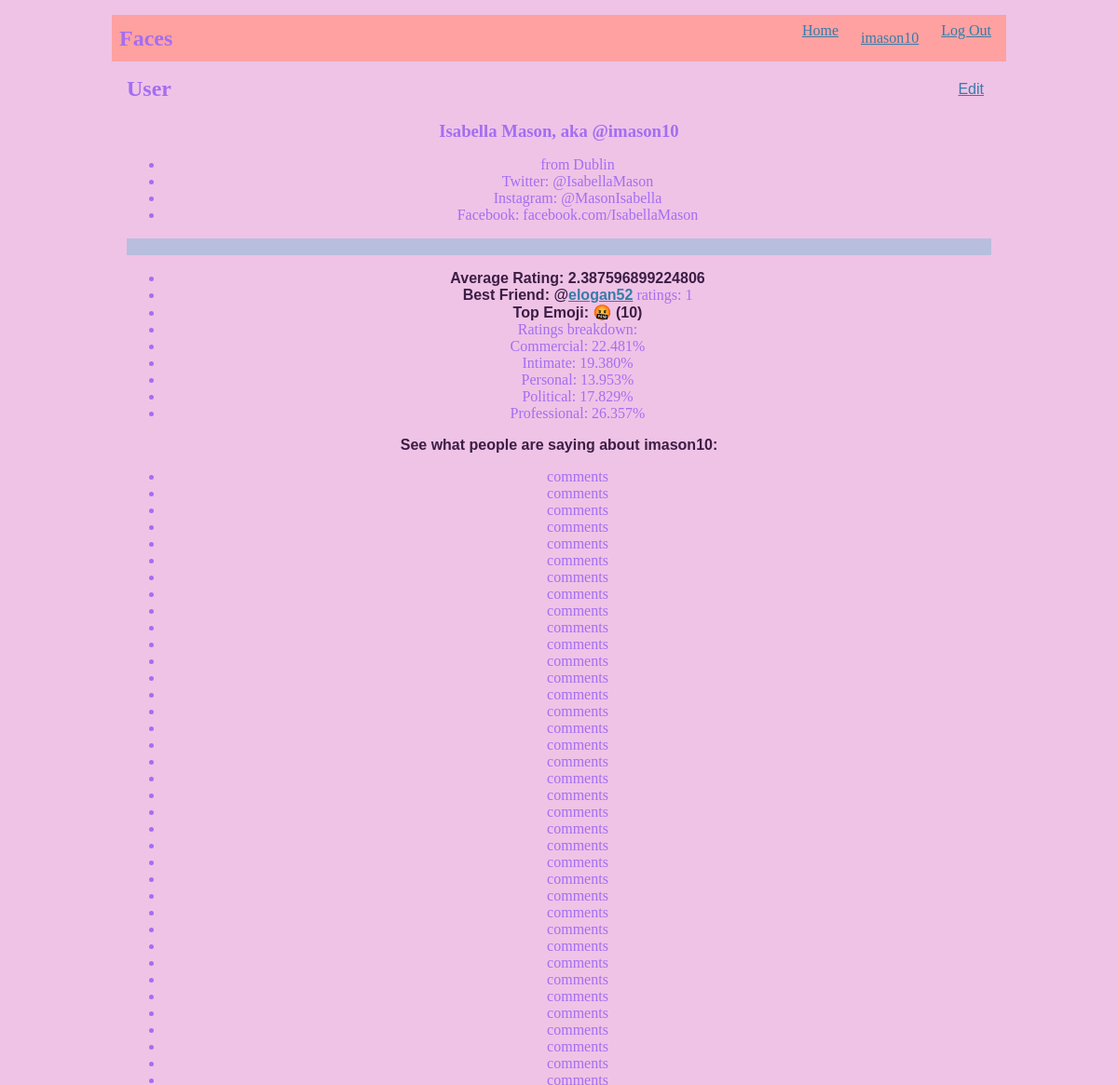
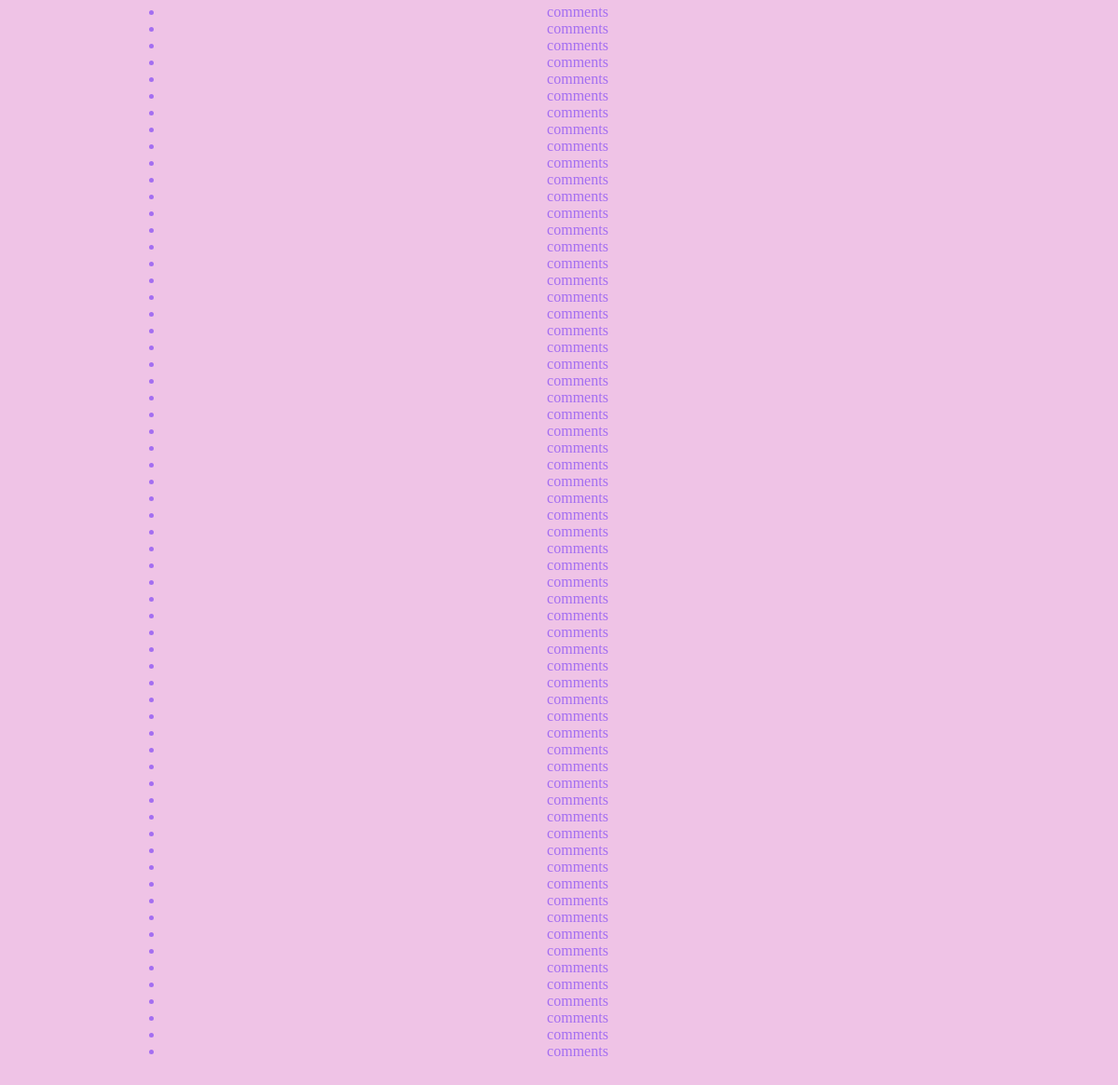
Page /user/imason10 (signed in) on the committed database (2 pictures, top to bottom).
### tables this page shows
CREATE TABLE Users(
        id VARCHAR(30) PRIMARY KEY NOT NULL,
        password VARCHAR(50) NOT NULL,
        name VARCHAR(100) NOT NULL,
        location VARCHAR(50),
        picture VARCHAR(100),
        twitter VARCHAR(30),
        insta VARCHAR(30),
        fb VARCHAR(30)
        );

CREATE TABLE Ratings(
        rating_id INT(10) PRIMARY KEY NOT NULL,
        user_id VARCHAR(30) NOT NULL,
        rating INT(11) NOT NULL,
        text VARCHAR(250),
        rater_id VARCHAR(30) NOT NULL,
        type VARCHAR(30) NOT NULL,
        time VARCHAR(30) NOT NULL,
        FOREIGN KEY (user_id) REFERENCES Users(id),
        FOREIGN KEY (rater_id) REFERENCES Users(id)
        );

### main_face.py (the view)
@app.route('/user/<username>', methods=('GET', 'POST'))
@login_required
def view_user(username):
    user = get_user(username)
    if user[0] == g.user[0]:
        ratings = facedb.get_ratings_by_person(db, username)
    else:
        ratings = None
    avg = facedb.get_avg_of_ratings(db, username)[0]
    breakdown = facedb.get_rating_percentage(db, username)
    bff = facedb.best_friend(db, username)
    comments = get_user_comments(username)
    emo = get_user_emoji(username)
    return render_template('profile/other.html', viewer=user, rates=ratings, avg=avg, bff=bff, breakdown=breakdown, comments=comments, emoji=emo)

### facesdb_7.py (called while the page is built)
def get_ratings(db, user_id):
    c = db.cursor()
    q = "SELECT * FROM Ratings WHERE user_id = ?"
    l = []
    c.execute(q, (user_id,))
    for _ in c:
        l.append(_)
    return l
    c.close()

def get_rating_percentage(db, id):
    c = db.cursor()
    id = (str(id), )
    q = "SELECT COUNT(type), type FROM Ratings WHERE user_id=? GROUP BY type"
    c.execute(q, id)
    d = {}
    total = 0
    for _ in c:
        d[_[1]] = _[0]
        total = total + _[0]
    c.close()
    for f in d:
        d[f] = d[f] / total
    return d

def get_avg_of_ratings(db, user, rating_type=None):
    c = db.cursor()
    q = "SELECT AVG(rating) FROM Ratings WHERE user_id=?"
    if rating_type != None:
        q += " AND type=?"
        c.execute(q, (user, rating_type))
    else:
        c.execute(q, (user,))
    x = c.fetchone()
    c.close()
    return x

def get_ratings_by_person(db, user):
    c = db.cursor()
    q = "SELECT * FROM Ratings WHERE rater_id=?"
    l = []
    c.execute(q, (user,))
    for _ in c:
        l.append(_)
    c.close()
    return l

def best_friend(db, user):
    ratings = get_ratings(db, user)
    ratings_by = get_ratings_by_person(db, user)
    bag = {}
    for r in ratings:
        if int(r[2]) >= 4 and r[5].lower() == 'intimate':
            if r[4] in bag:
                bag[r[4]] += 1
            else:
                bag[r[4]] = 1
    for r in ratings_by:
        if int(r[2]) >= 4 and r[5].lower() == 'intimate':
            if r[4] in bag:
                bag[r[4]] += 1
            else:
                bag[r[4]] = 1
    best = (0, "none")
    nbest = False
    for friend, interactions in bag.items():
        if interactions > best[0]:
            best = (interactions, friend)
        elif interactions == best[0]:
            nbest = best + (friend,)
    if nbest:
        return nbest
    else:
        return best

### main_face.py (called while the page is built)
@app.before_request
def load_logged_in_user():
    user_id = session.get('user_id')
    if user_id is None:
        g.user = None
    else:
        g.user = get_user(user_id)

def login_required(view):
    @functools.wraps(view)
    def wrapped_view(**kwargs):
        if g.user is None:
            return redirect(url_for('login'))
        return view(**kwargs)
    return wrapped_view

def get_user(username):
    user = db.execute(
            'SELECT * FROM Users WHERE id = ?',
            (username,)
        ).fetchone()
    return user

### templates/profile/other.html
{% extends 'base.html' %}
{% block header %}
  <h1>{% block title %}User{% endblock %}</h1>
  {% if g.user[0] == viewer[0] %}
    <a class="action" href="{{ url_for('edit_profile', username=viewer[0]) }}">Edit</a>
  {% endif %}
{% endblock %}
{% block content %}
    <article class="user">
      <header>
        <div>
          <h1>{{ viewer[2] }}, aka @{{ viewer[0] }}</h1>
          <div class="about">
            <ul>
              <li>from {{viewer[3]}}</li>
              <li>Twitter: {{viewer[5]}}</li>
              <li>Instagram: {{viewer[6]}}</li>
              <li>Facebook: {{viewer[7]}}</li>
            </ul>
          </div>
        </div>
      </header>
      <p class="body">
        <ul>
          <li><label>Average Rating: {{ avg }}</label></li>
          <li>
            <label>Best Friend: @<a href="{{ url_for('view_user', username=bff[1]) }}">{{ bff[1] }}</a></label>
                ratings: {{ bff[0] }}
          </li>
          <li>
            <label>Top Emoji: {{emoji[0]}} ({{emoji[1]}})</label>
          </li>
          <li>Ratings breakdown:
            {% for type in breakdown.keys() %}
            <li>{{type}}: {{('%.3f') % (breakdown[type] * 100)}}%</li>
            {% endfor %}
          </li>
        </ul>
        <div>
          <label>
            See what people are saying about {{viewer[0]}}:
          </label>
          <ul>
            {% for comment in comments %}
            <li>{{comment[0]}}</li>
            {% endfor %}
          </ul>
        </div>
      </p>
    </article>
{% endblock %}

### templates/base.html (shortened to what this page needs)
<!doctype html>
<link rel="stylesheet" href="{{ url_for('static', filename='style.css') }}">
<nav>
  <h1>Faces</h1>
  <ul>
    <li><a href="{{ url_for('index') }}">Home</a></li>
    {% if g.user %}
      <li><span><a href="{{ url_for('view_user', username=g.user[0]) }}">{{ g.user[0] }}</a></span></li>
      <li><a href="{{ url_for('logout') }}">Log Out</a>
    {% else %}
      <li><a href="{{ url_for('register') }}">Register</a>
      <li><a href="{{ url_for('login') }}">Log In</a>
    {% endif %}
  </ul>
</nav>
<section class="content">
  <header>
    {% block header %}{% endblock %}
  </header>
  {% block content %}{% endblock %}
</section>

### static/style.css (style rules this page uses)
h1 { font-family: serif; color: #a36ef1; margin: 1rem 0; }
a { color: #377ba8; }
nav { background: #ffa1a1; color: #3c1e45; display: flex; align-items: center; padding: 0 0.5rem; }
nav h1 { flex: auto; margin: 0; }
nav ul { display: flex; list-style: none; margin: 0; padding: 0; }
nav ul li a, nav ul li span, header .action { display: block; padding: 0.5rem; }
ul li { font-family: serif; color: #a36ef1; }
.content { padding: 0 1rem 1rem; }
.content > header { border-bottom: 1px solid #efc3e6; display: flex; align-items: flex-end; }
.content > header h1 { flex: auto; margin: 1rem 0 0.25rem 0; }
.body { white-space: pre-line; font-family: serif; color: #1d7fcf; background: #b8bedd; }
.content:last-child { margin-bottom: 0; }
.content label { font-weight: bold; font-family: sans-serif; color: #3c1e45; margin-bottom: 0.5em; }
article { text-align: center; }
.user .about { color: slategray; }

### rows in the picture
Users: id "imason10", name "Isabella Mason", location "Dublin", twitter "@IsabellaMason", insta "@MasonIsabella", fb "facebook.com/IsabellaMason"
Ratings: text "comments"
Ratings: text "comments"
Ratings: text "comments"
Ratings: text "comments"
Ratings: text "comments"
Ratings: text "comments"
Ratings: text "comments"
Ratings: text "comments"
Ratings: text "comments"
Ratings: text "comments"
Ratings: text "comments"
Ratings: text "comments"
Ratings: text "comments"
Ratings: text "comments"
Ratings: text "comments"
Ratings: text "comments"
Ratings: text "comments"
Ratings: text "comments"
Ratings: text "comments"
Ratings: text "comments"
Ratings: text "comments"
Ratings: text "comments"
Ratings: text "comments"
Ratings: text "comments"

### other values in the picture
{{ avg }} "2.387596899224806"
{{ bff[1] }} "elogan52"
{{ bff[0] }} "1"
{{ emoji[0] }} "🤬"
{{ emoji[1] }} "10"
{{ type }} "Commercial" "Intimate" "Personal" "Political" "Professional"
{{ ('%.3f') % (breakdown[type] * 100) }} "22.481" "19.380" "13.953" "17.829" "26.357"
{{ comment[0] }} "comments" "comments" "comments" "comments" "comments" "comments" "comments" "comments" "comments" "comments" "comments" "comments" "comments" "comments" "comments" "comments" "comments" "comments" "comments" "comments" "comments" "comments" "comments" "comments" "comments" "comments" "comments" "comments" "comments" "comments" "comments" "comments" "comments" "comments" "comments" "comments" "comments" "comments" "comments" "comments" "comments" "comments" "comments" "comments" "comments" "comments" "comments" "comments" "comments" "comments" "comments" "comments" "comments" "comments" "comments" "comments" "comments" "comments" "comments" "comments" "comments" "comments" "comments" "comments" "comments" "comments" "comments" "comments" "comments" "comments" "comments" "comments" "comments" "comments" "comments" "comments"
